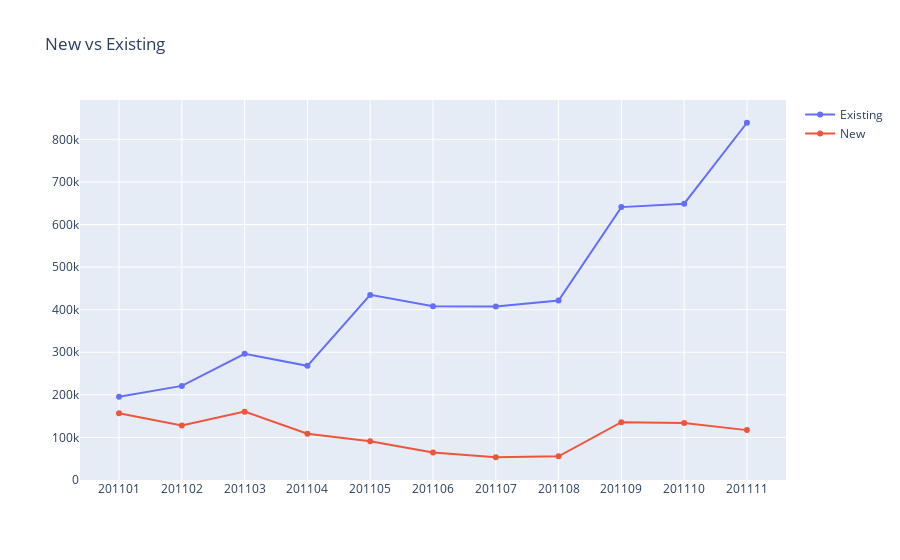

The code cell stored with this chart in its notebook:
### Code cell
#create a column called User Type and assign Existing 
#if User's First Purchase Year Month before the selected Invoice Year Month
tx_uk['UserType'] = 'New'
tx_uk.loc[tx_uk['InvoiceYearMonth']>tx_uk['MinPurchaseYearMonth'],'UserType'] = 'Existing'

#calculate the Revenue per month for each user type
tx_user_type_revenue = tx_uk.groupby(['InvoiceYearMonth','UserType'])['Revenue'].sum().reset_index()

#filtering the dates and plot the result
tx_user_type_revenue = tx_user_type_revenue.query("InvoiceYearMonth != 201012 and InvoiceYearMonth != 201112")
plot_data = [
    go.Scatter(
        x=tx_user_type_revenue.query("UserType == 'Existing'")['InvoiceYearMonth'],
        y=tx_user_type_revenue.query("UserType == 'Existing'")['Revenue'],
        name = 'Existing'
    ),
    go.Scatter(
        x=tx_user_type_revenue.query("UserType == 'New'")['InvoiceYearMonth'],
        y=tx_user_type_revenue.query("UserType == 'New'")['Revenue'],
        name = 'New'
    )
]

plot_layout = go.Layout(
        xaxis={"type": "category"},
        title='New vs Existing'
    )
fig = go.Figure(data=plot_data, layout=plot_layout)
pyoff.iplot(fig)

### Figure 1 — Plotly figure (JSON) as saved in the notebook; plotly's stock layout.template omitted (floating-point values rounded to 4 significant figures)
{"data": [{"y": [195300.0, 221000.0, 296400.0, 268200.0, 434700.0, 408000.0, 407700.0, 421400.0, 640900.0, 648800.0, 839000.0], "x": [201101, 201102, 201103, 201104, 201105, 201106, 201107, 201108, 201109, 201110, 201111], "type": "scatter", "name": "Existing"}, {"y": [156700.0, 127900.0, 160600.0, 108500.0, 90850.0, 64480.0, 53450.0, 55620.0, 135700.0, 133900.0, 117200.0], "x": [201101, 201102, 201103, 201104, 201105, 201106, 201107, 201108, 201109, 201110, 201111], "type": "scatter", "name": "New"}], "layout": {"xaxis": {"type": "category"}, "title": {"text": "New vs Existing"}}}
